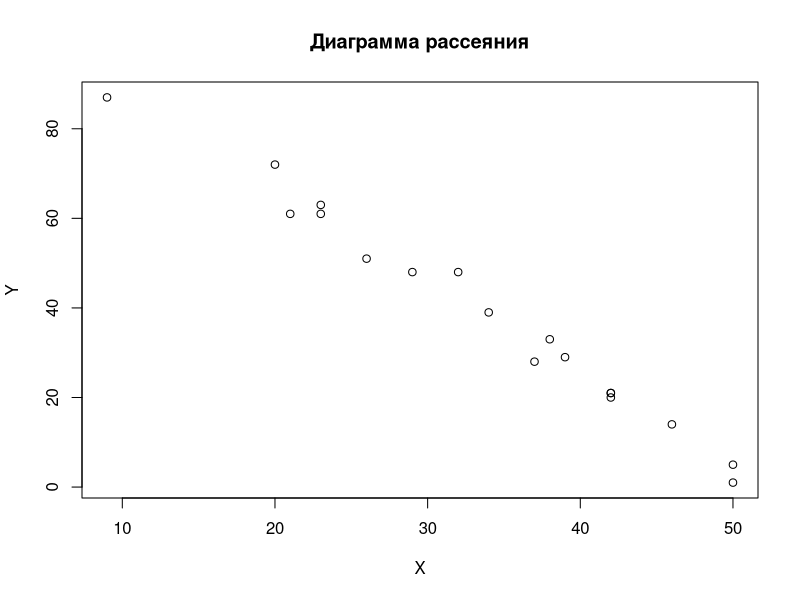
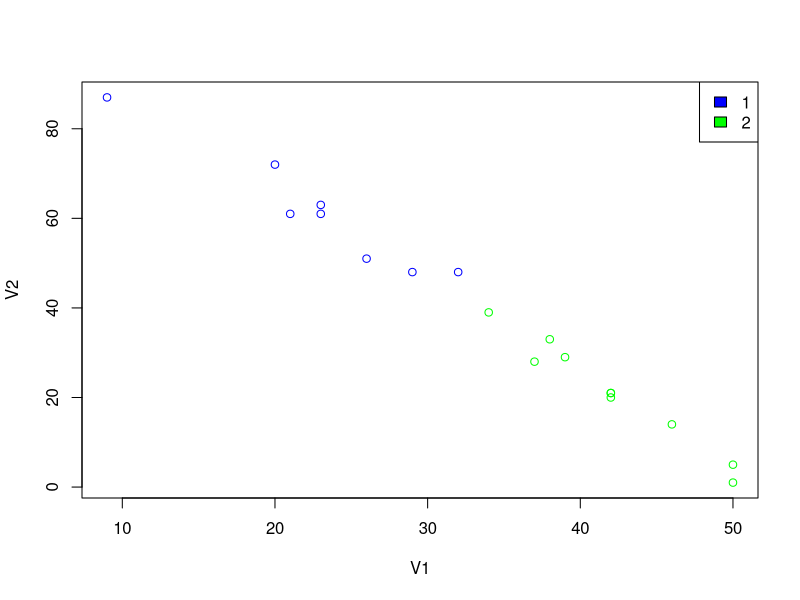
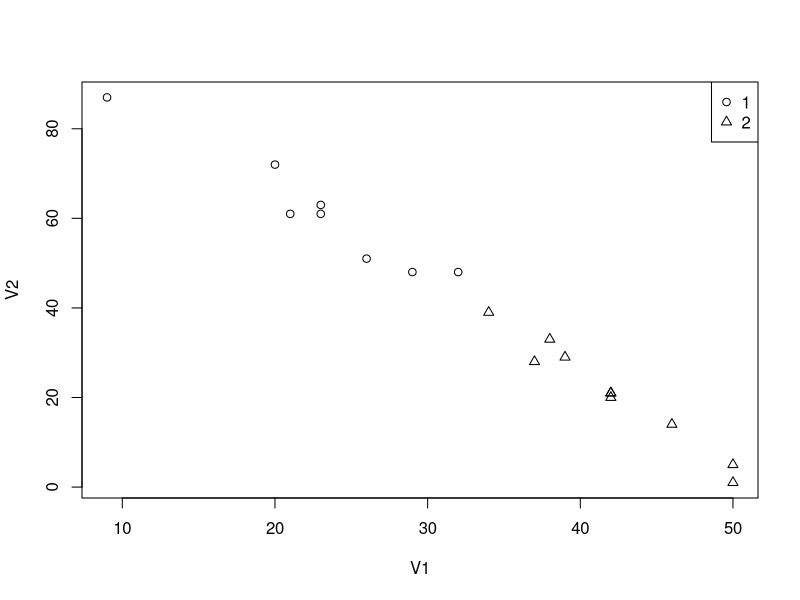
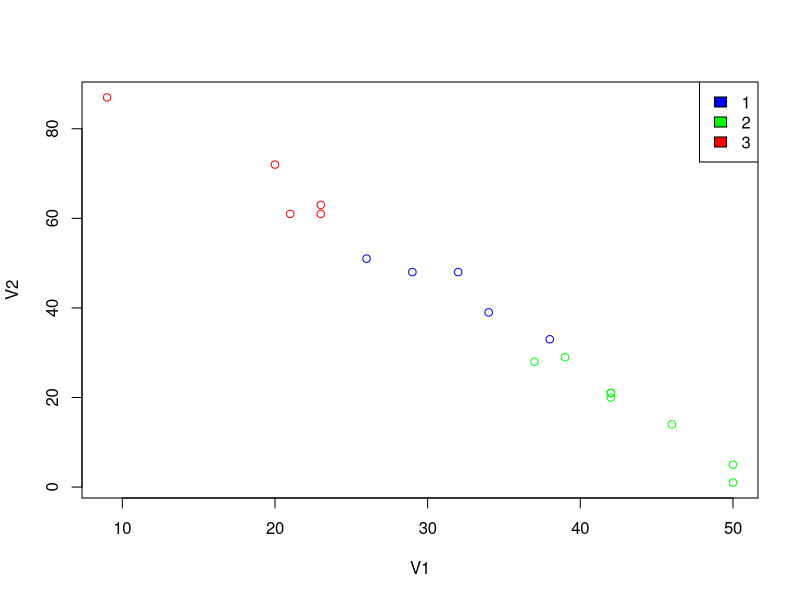
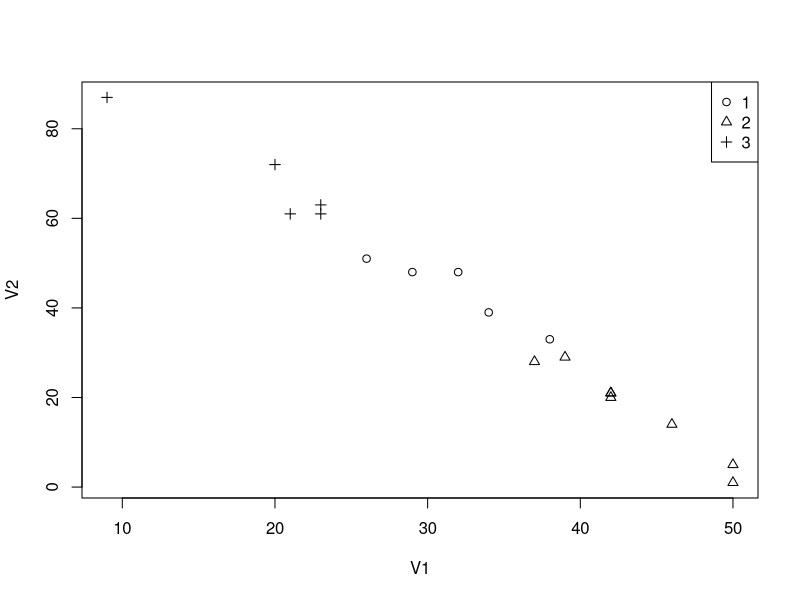

Write R code to recreate these figures, in order.
dat = read.table("f.txt")
plot(dat,type="p",main="Диаграмма рассеяния",xlab="X", ylab="Y")

cl <- kmeans(dat,2)
table(cl$cluster)

cl$centers
plot(dat,col=ifelse(cl$cluster==1,"blue","green"))
legend("topright",legend=c("1","2"),fill=c("blue","green"))
#legend("topleft",legend=c("1","2"),pch=c(1,2))
#legend("topleft",legend=c("1","2"),fill=c("blue","green"))
plot(dat,pch=ifelse(cl$cluster==1,1,2))
legend("topright",legend=c("1","2"),pch=c(1,2))

cl1 <- kmeans(dat,3)
table(cl1$cluster)
cl1$centers
plot(dat,col=ifelse(cl1$cluster==1,"blue", ifelse(cl1$cluster==2, "green", "red")))
legend("topright",legend=c("1","2", "3"),fill=c("blue","green", "red"))
plot(dat,pch=ifelse(cl1$cluster==1,1, ifelse(cl1$cluster==2, 2, 3)))
legend("topright",legend=c("1","2","3"),pch=c(1,2,3))

